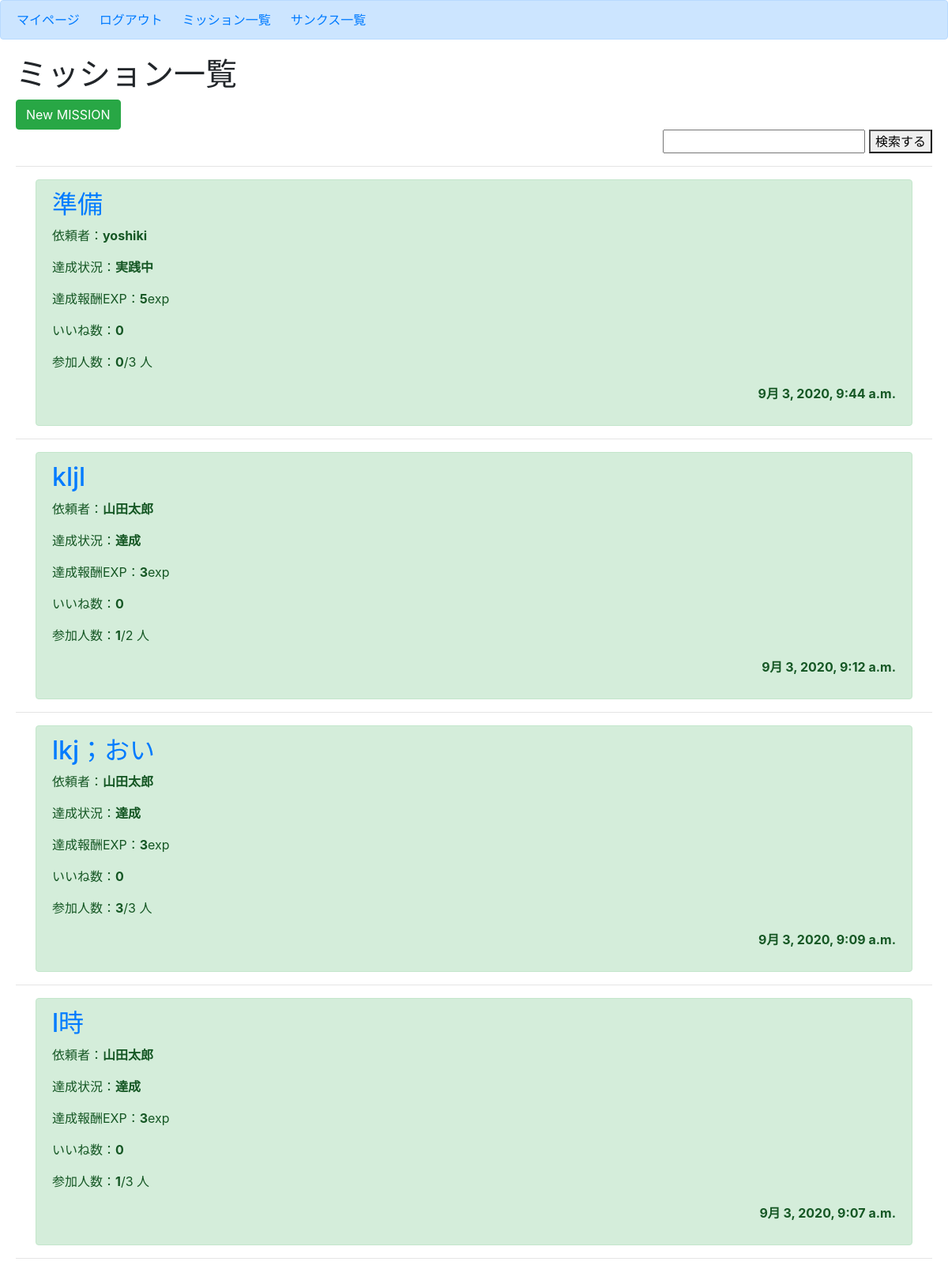
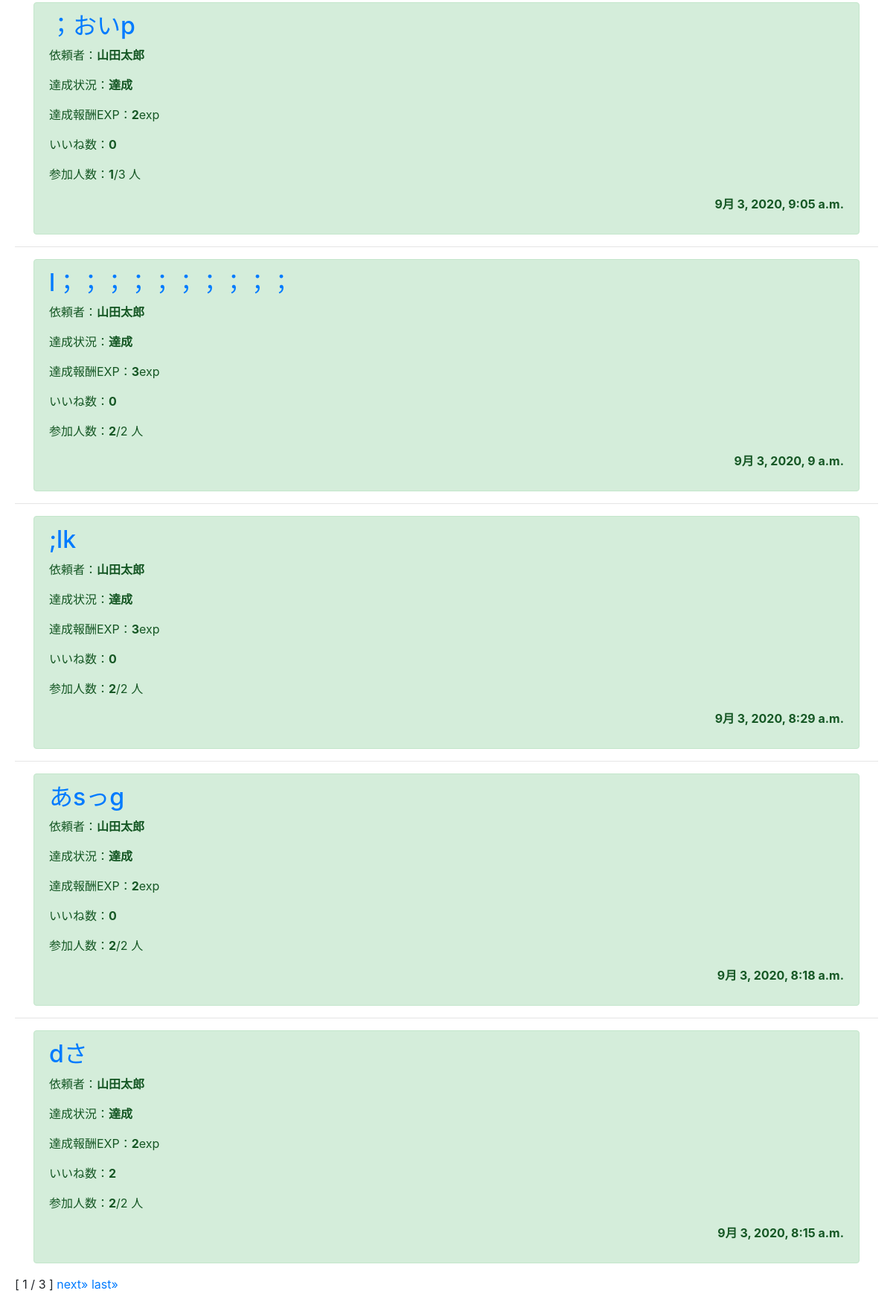
Page /mission/home/ (signed in) on the committed database (2 pictures, top to bottom).
### mission/models.py (models this page shows, shortened)
class Mission(models.Model):
    author = models.ForeignKey(User, on_delete=models.CASCADE)
    title = models.CharField(max_length=100)
    content = models.TextField()
    date_posted = models.DateTimeField(default=timezone.now)
    mission_flg = models.IntegerField(choices=EXAMPLE_FLG, default=0)    # 達成状況(0:実践中 / 1:達成)
    cost_exp = models.IntegerField(default=3)                            # 作成時に消費されるポイント(使えていない)
    success_exp = models.IntegerField(default=0)                        # クリア報酬ポイント
    good_count = models.IntegerField(default=0)                          # いいね数
    participants = models.IntegerField(default=0)                        # 参加者数
    participants_limit = models.IntegerField(default=0)                  # 参加人数制限
    participants_list_text = models.CharField(max_length=200, default='')# 参加者リスト(文字列で保存)
    participants_list = models.ManyToManyField(Profile)                  # 参加者リスト(他対他)
    approval = models.IntegerField(choices=EXAMPLE_APPROVAL, default=0)  # 承認状況

### mission/views.py (the view)
# urls.py: path('mission/home/',views.MissionListView.as_view(),name='mission-home'),
class MissionListView(ListView):
    model = Mission
    template_name = 'mission/home.html'
    context_object_name = 'missions'
    paginate_by = 9
    def get_context_data(self, **kwargs):
        context = super(MissionListView, self).get_context_data(**kwargs)
        profile = Profile.objects.get(user=self.request.user)
        context["profile"] = profile
        return context
    def get_queryset(self):
        q_word = self.request.GET.get('query')
        if q_word:
            object_list = Mission.objects.filter(
                Q(author__username__icontains=q_word)|Q(participants_list__user__username__icontains=q_word)).order_by('-date_posted')
        else:
            object_list = Mission.objects.all().order_by('-date_posted')
        return object_list

### mission/templates/mission/home.html (shortened to what this page needs)
{% extends 'mission/base.html' %}
{% block body %}
<h1>ミッション一覧</h1>
<div>
    <form action="{% url 'mission-create' %}">
        <button type="submit" class="btn btn-success">New MISSION</button>
    </form>
    <form class="search" action="" method="get">
        <input name="query" value="{{ request.GET.query }}" type="text">
        <button type="submit">検索する</button>
    </form>
    {% for mission in missions %}
        {% if mission.get_approval_display == '承認済み' %}
            <hr>
            <div class='container'>
                <div class="alert alert-success" role="alert">
                    <h2 class="text-left"><a href="{% url 'mission-detail' mission.id %}">{{ mission.title }}</a></h2>
                    <p class="text-left">依頼者：<b>{{ mission.author }}</b></p>
                    <p class="text-left">達成状況：<b>{{ mission.get_mission_flg_display }}</b></p>
                    <p class="text-left">達成報酬EXP：<b>{{ mission.success_exp }}</b>exp</p>
                    <p class="text-left">いいね数：<b>{{ mission.good_count }}</b></p>
                    <p class="text-left">参加人数：<b>{{ mission.participants }}</b>/{{ mission.participants_limit }} 人</p>
                    <p class="text-right"><b>{{ mission.date_posted }}</b></p>
                </div>
            </div>
        {% endif %}
    {% endfor %}
        <span>[ {{ page_obj.number }} / {{ page_obj.paginator.num_pages }} ]</span>
    {% if page_obj.has_next %}
        <a href="?page={{ page_obj.next_page_number}}">next&raquo;</a>
        <a href="?page={{ page_obj.paginator.num_pages }}">last&raquo;</a>
    {% endif %}
</div>
{% endblock body %}

### mission/static/mission/css/style.css (style rules this page uses)
form.search { text-align: right; }

### rows in the picture
Mission: title "準備", author "yoshiki", mission_flg "実践中", success_exp "5", good_count "0", participants "0", participants_limit "3", date_posted "9月 3, 2020, 9:44 a.m."
Mission: title "kljl", author "山田太郎", mission_flg "達成", success_exp "3", good_count "0", participants "1", participants_limit "2", date_posted "9月 3, 2020, 9:12 a.m."
Mission: title "lkj；おい", author "山田太郎", mission_flg "達成", success_exp "3", good_count "0", participants "3", participants_limit "3", date_posted "9月 3, 2020, 9:09 a.m."
Mission: title "l時", author "山田太郎", mission_flg "達成", success_exp "3", good_count "0", participants "1", participants_limit "3", date_posted "9月 3, 2020, 9:07 a.m."
Mission: title "；おいp", author "山田太郎", mission_flg "達成", success_exp "2", good_count "0", participants "1", participants_limit "3", date_posted "9月 3, 2020, 9:05 a.m."
Mission: title "l；；；；；；；；；；", author "山田太郎", mission_flg "達成", success_exp "3", good_count "0", participants "2", participants_limit "2", date_posted "9月 3, 2020, 9 a.m."
Mission: title ";lk", author "山田太郎", mission_flg "達成", success_exp "3", good_count "0", participants "2", participants_limit "2", date_posted "9月 3, 2020, 8:29 a.m."
Mission: title "あsっg", author "山田太郎", mission_flg "達成", success_exp "2", good_count "0", participants "2", participants_limit "2", date_posted "9月 3, 2020, 8:18 a.m."
Mission: title "dさ", author "山田太郎", mission_flg "達成", success_exp "2", good_count "2", participants "2", participants_limit "2", date_posted "9月 3, 2020, 8:15 a.m."

### other values in the picture
{{ page_obj.number }} "1"
{{ page_obj.paginator.num_pages }} "3"
